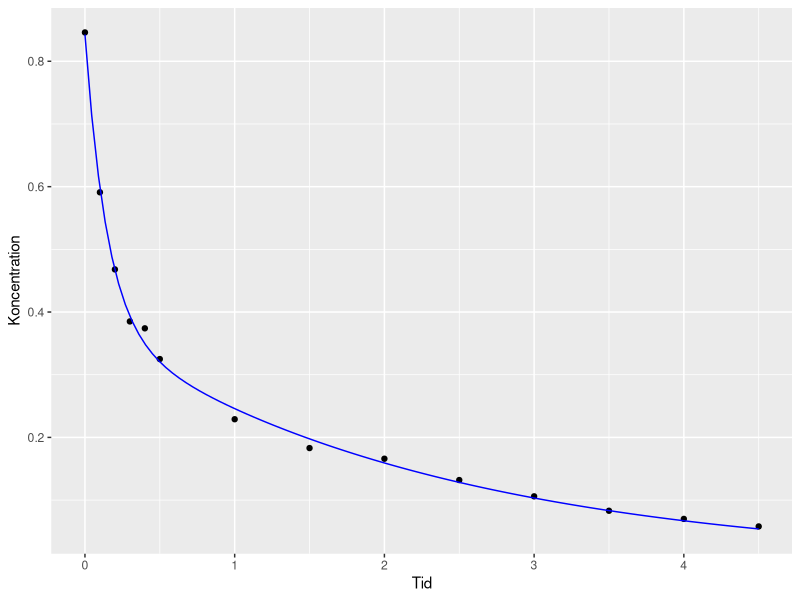

The R source for this figure:
setwd('~/Desktop/Matematik og modeller/mod4/proj4/')

library(tidyverse)

data <- read_delim('anaestesi-data.txt',' ')

#f
fit <- nls(Koncentration~A1*exp(l1*Tid)+A2*exp(l2*Tid), 
           data=data,
           start=list(A1=1, A2=1, l1=-1, l2=-2))
pars <- fit$m$getPars()
Kb <- function(t) {
  unname(pars['A1']*exp(pars['l1']*t) + pars['A2']*exp(pars['l2']*t))
}
ggplot(data, aes(Tid, Koncentration)) +
  geom_point() +
  stat_function(fun=Kb, color='blue')

#g
Kb0 <- 0.846
a2_1 <- pars['A1']*(pars['l1']-pars['l2'])/Kb0 - pars['l1']
a2_2 <- pars['A1']*(pars['l2']-pars['l1'])/Kb0 - pars['l2']
a2 <- mean(c(a2_1,a2_2))

